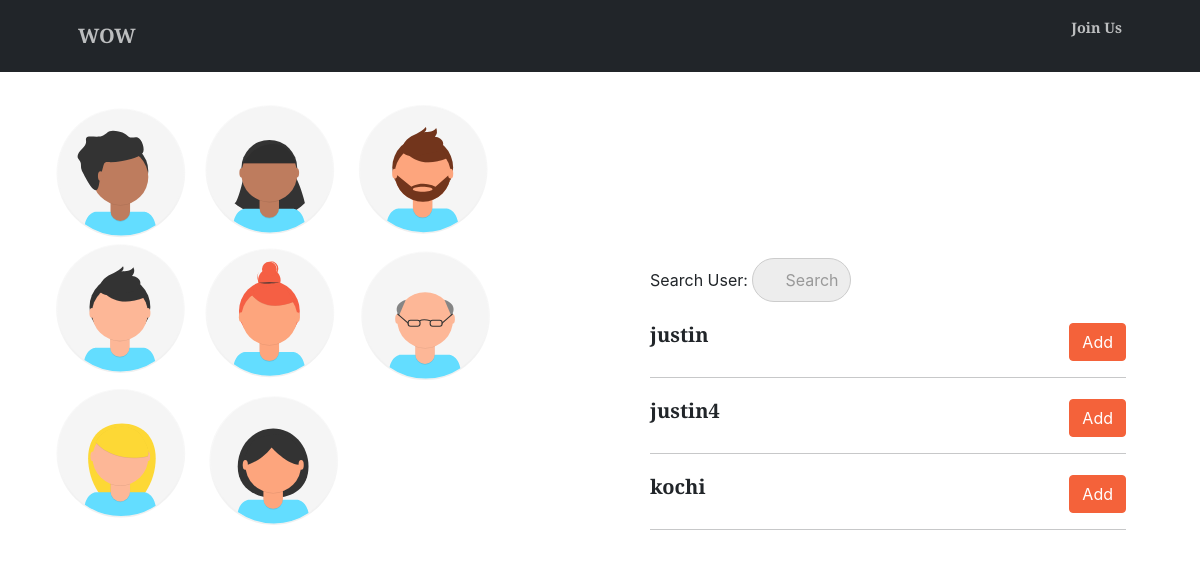
The app's page /splitter/members_list/2/ with its own data.
### splitter/models.py (models this page shows)
class User(AbstractUser):
    pass

### splitter/views.py (the view)
# urls.py: path('members_list/<int:pk>/',views.list_members,name="list_members"),
def list_members(request,pk):
    rooms = get_object_or_404(room,pk=pk)
    query = request.GET.get("q", None)
    members = room_members.objects.filter(room=rooms)
    members_list = [x.member for x in members]
    qs = User.objects.all()
    if query is not None:
        qs = qs.filter(
                Q(username__icontains=query)
                )
    qs_one = []
    for x in qs:
        if x in members_list:
            pass
        else:
            qs_one.append(x)
    context = {
        "members_list": qs_one,
        "rooms":rooms
    }
    template = "members_list.html"
    return render(request, template, context)

### splitter/templates/members_list.html
{% extends 'base.html' %}
{% load static %}
{% block content %}
{% block css %}
  <link rel="stylesheet" href="{% static 'css/mysearchbar.css' %}">
  <link rel="stylesheet" href="{% static 'css/members_list.css' %}">
{% endblock %}
<div class="add-member-page">
  <div class="row">
    <div class="col-lg-6">
      <div class="add-member-img-grid">
        <img src="{% static 'assets/img/undraw_team_ih79.svg' %}" alt="" class="add-member-img">
      </div>
    </div>
    <div class="col-lg-6">
      <div class="container add-member-grid">
        <h2>Add Member:</h2>
        <form method='GET' action="{% url 'splitter:list_members' pk=rooms.pk %}">
          <p>Search User: <input type='search' name='q' placeholder='Search'></p>
        </form>
        {% for obj in members_list %}
        <div class="member-box">
        <h5><b>{{ obj.username }}</b>
        <div class="add-button">
          <a href="{% url 'splitter:add_member' pk=rooms.pk id=obj.id %}" class="btn btn-primary">Add</a>
        </div>
        </h5>
        </div>
        <hr>
        {% endfor %}
      </div>
    </div>
  </div>
</div>
{% endblock %}

### splitter/static/css/mysearchbar.css (style rules this page uses)
input { outline: none; margin-top: 160px; }
input[type=search] { -webkit-appearance: textfield; -webkit-box-sizing: content-box; font-family: inherit; font-size: 100%; }
input[type=search] { background: #ededed url(https://static.tumblr.com/ftv85bp/MIXmud4tx/search-icon.png) no-repeat 9px center; border: solid 1px #ccc; padding: 9px 10px 9px 32px; width: 55px; -webkit-border-radius: 10em; -moz-border-radius: 10em; border-radius: 10em; -webkit-transition: all .5s; -moz-transition: all .5s; transition: all .5s; }

### splitter/static/css/members_list.css (style rules this page uses)
* { margin: 0; padding: 0; }
body,html { margin: 0; padding: 0; }
.add-member-page .row { width: 100%; }
.add-member-img-grid { width: 100%; height: 100%; margin: 0px; }
.add-member-img { position: relative; width: 100%; height: 60vh; padding: 30px; margin-top: 75px; padding-left: 0px; }
.add-member-grid { display: flex; flex-direction: column; padding: 0px 50px; margin: 20px 0px; }
.add-member-grid h2 { text-align: center; margin: 20px 0px; }
.add-member-grid .member-box { display: inline-table; width: 100%; padding-top: 5px; }
.add-member-grid .member-box .add-button { float: right; margin-right: 0px; }

### records on screen
User: username "justin"
User: username "justin4"
User: username "kochi"
